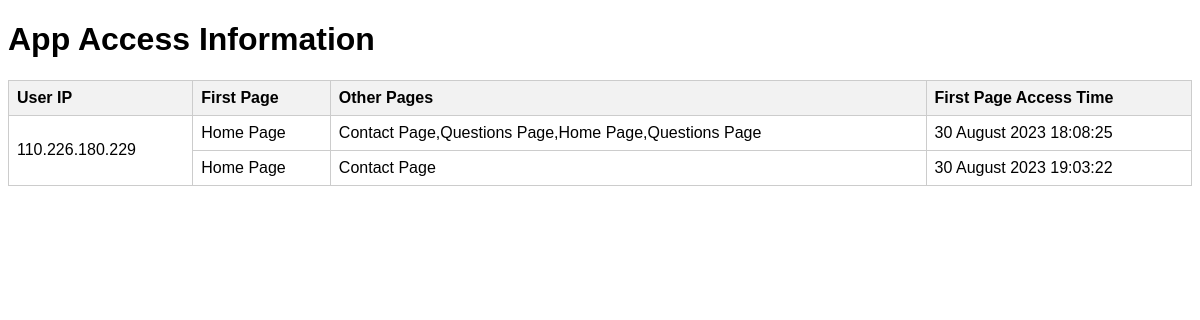
The page /user/ on the database its author committed.
### App/models.py (models this page shows, shortened)
class WebInfo(models.Model):
    userIPAddress = models.GenericIPAddressField()
    Website = models.URLField(null=True,blank=True)

class Pages(models.Model):
    First_Page = models.CharField(null=True,blank=True,max_length=10100101)
    Other_Pages = models.CharField(null=True,blank=True,max_length=124124124)
    FirstPageAccessTime = models.DateTimeField()
    userIPAddress = models.ForeignKey(WebInfo,null=True,blank=True,on_delete=models.CASCADE)

### App/views.py (the view)
# urls.py: path('user/',views.user,name="U"),
def user(request):
    all = WebInfo.objects.all()
    user_data = []
    for user in all:
        v = Pages.objects.filter(userIPAddress=user).order_by('FirstPageAccessTime')
        user_data.append({'info':user,'visited':v})
    context = {'user_data':user_data}
    return render(request,'info.html',context)

### template/info.html (shortened to what this page needs)
<!DOCTYPE html>
<html lang="en">
<head>
</head>
<body>
    <h1>App Access Information</h1>
    <table>
        <thead>
            <tr>
                <th>User IP</th>
                <th>First Page</th>
                <th>Other Pages</th>
                <th>First Page Access Time</th>
            </tr>
        </thead>
        <tbody>
            {% for user_entry in user_data %}
            <tr>
                <td rowspan="{{ user_entry.visited.count }}">{{ user_entry.info.userIPAddress }}</td>
                {% for visit in user_entry.visited %}
                <td>{{ visit.First_Page }}</td>
                <td>{{ visit.Other_Pages }}</td>
                <td>{{ visit.FirstPageAccessTime|date:"d F Y H:i:s" }}</td>
            </tr>
                {% endfor %}
            {% endfor %}
        </tbody>
    </table>
</body>
</html>

### template/info.html (style rules this page uses)
body { font-family: Arial, sans-serif; }
table { border-collapse: collapse; width: 100%; margin-top: 20px; }
th, td { border: 1px solid #ccc; padding: 8px; text-align: left; }
th { background-color: #f2f2f2; }

### rows shown on the page
WebInfo: info.userIPAddress "110.226.180.229"
Pages: First_Page "Home Page", Other_Pages "Contact Page,Questions Page,Home Page,Questions Page", FirstPageAccessTime "30 August 2023 18:08:25"
Pages: First_Page "Home Page", Other_Pages "Contact Page", FirstPageAccessTime "30 August 2023 19:03:22"
